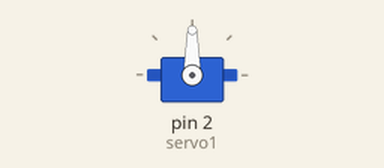
The sketch below on a simulated Arduino Uno, built with avr-gcc and run on an emulated ATmega328P. On the bench: servo.

Above: at 5.95 s.
Timing chart, 0 to 8.9 s (numbered marks = the images above):
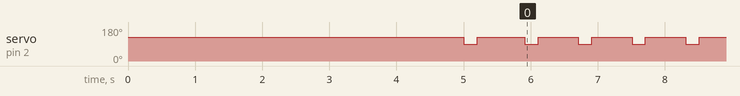

Measured:
- by itself, servo on pin 2 (servo1): alternates 125° for 0.60 s and 90° for 0.20 s

The sketch:

mathisstack2test.ino
```cpp
#include <Servo.h>

Servo servo1;

void setup()
{
  servo1.attach(2);
    servo1.write(125);
  delay(5000);
  servo1.write(90);
  delay(200);
    servo1.write(125);
  delay(710);

}

void loop()
{
  servo1.write(90);  //1
  delay(200);
    servo1.write(125);
  delay(600);

}
```
